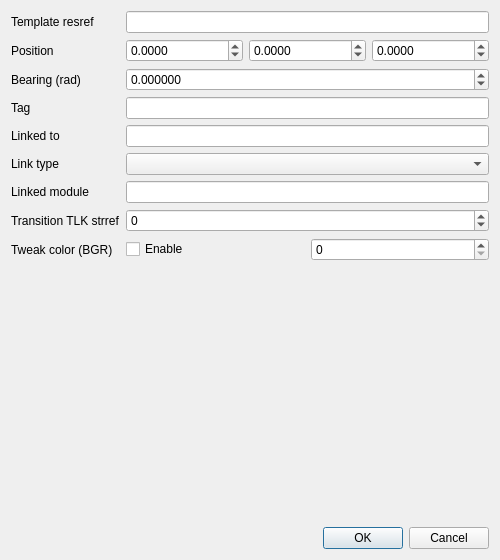
<?xml version="1.0" encoding="UTF-8"?>
<ui version="4.0">
 <class>Dialog</class>
 <widget class="QDialog" name="Dialog">
  <property name="geometry">
   <rect><x>0</x><y>0</y><width>500</width><height>560</height></rect>
  </property>
  <property name="windowTitle"><string>Door instance</string></property>
  <layout class="QVBoxLayout" name="verticalLayout">
   <item>
    <layout class="QFormLayout" name="formLayout">
     <item row="0" column="0"><widget class="QLabel" name="labelResref"><property name="text"><string>Template resref</string></property></widget></item>
     <item row="0" column="1"><widget class="QLineEdit" name="resrefEdit"><property name="maxLength"><number>16</number></property></widget></item>
     <item row="1" column="0"><widget class="QLabel" name="labelPos"><property name="text"><string>Position</string></property></widget></item>
     <item row="1" column="1">
      <layout class="QHBoxLayout" name="posLayout">
       <item><widget class="QDoubleSpinBox" name="xPosSpin"><property name="minimum"><double>-1000000</double></property><property name="maximum"><double>1000000</double></property><property name="decimals"><number>4</number></property></widget></item>
       <item><widget class="QDoubleSpinBox" name="yPosSpin"><property name="minimum"><double>-1000000</double></property><property name="maximum"><double>1000000</double></property><property name="decimals"><number>4</number></property></widget></item>
       <item><widget class="QDoubleSpinBox" name="zPosSpin"><property name="minimum"><double>-1000000</double></property><property name="maximum"><double>1000000</double></property><property name="decimals"><number>4</number></property></widget></item>
      </layout>
     </item>
     <item row="2" column="0"><widget class="QLabel" name="labelBearing"><property name="text"><string>Bearing (rad)</string></property></widget></item>
     <item row="2" column="1"><widget class="QDoubleSpinBox" name="bearingSpin"><property name="minimum"><double>-100</double></property><property name="maximum"><double>100</double></property><property name="decimals"><number>6</number></property></widget></item>
     <item row="3" column="0"><widget class="QLabel" name="labelTag"><property name="text"><string>Tag</string></property></widget></item>
     <item row="3" column="1"><widget class="QLineEdit" name="tagEdit"/></item>
     <item row="4" column="0"><widget class="QLabel" name="labelLinked"><property name="text"><string>Linked to</string></property></widget></item>
     <item row="4" column="1"><widget class="QLineEdit" name="linkedToEdit"/></item>
     <item row="5" column="0"><widget class="QLabel" name="labelLinkFlags"><property name="text"><string>Link type</string></property></widget></item>
     <item row="5" column="1"><widget class="QComboBox" name="linkedToFlagsCombo"/></item>
     <item row="6" column="0"><widget class="QLabel" name="labelLinkedMod"><property name="text"><string>Linked module</string></property></widget></item>
     <item row="6" column="1"><widget class="QLineEdit" name="linkedToModuleEdit"><property name="maxLength"><number>16</number></property></widget></item>
     <item row="7" column="0"><widget class="QLabel" name="labelTrans"><property name="text"><string>Transition TLK strref</string></property></widget></item>
     <item row="7" column="1"><widget class="QSpinBox" name="transitionStrRefSpin"><property name="minimum"><number>-1</number></property><property name="maximum"><number>2147483647</number></property></widget></item>
     <item row="8" column="0"><widget class="QLabel" name="labelTweak"><property name="text"><string>Tweak color (BGR)</string></property></widget></item>
     <item row="8" column="1">
      <layout class="QHBoxLayout" name="tweakLayout">
       <item><widget class="QCheckBox" name="useTweakColorCheck"><property name="text"><string>Enable</string></property></widget></item>
       <item><widget class="QSpinBox" name="tweakBgrSpin"><property name="maximum"><number>16777215</number></property></widget></item>
      </layout>
     </item>
    </layout>
   </item>
   <item><widget class="QDialogButtonBox" name="buttonBox"><property name="orientation"><enum>Qt::Horizontal</enum></property><property name="standardButtons"><set>QDialogButtonBox::Cancel|QDialogButtonBox::Ok</set></property></widget></item>
  </layout>
 </widget>
 <resources/>
 <connections>
  <connection><sender>buttonBox</sender><signal>accepted()</signal><receiver>Dialog</receiver><slot>accept()</slot></connection>
  <connection><sender>buttonBox</sender><signal>rejected()</signal><receiver>Dialog</receiver><slot>reject()</slot></connection>
 </connections>
</ui>
